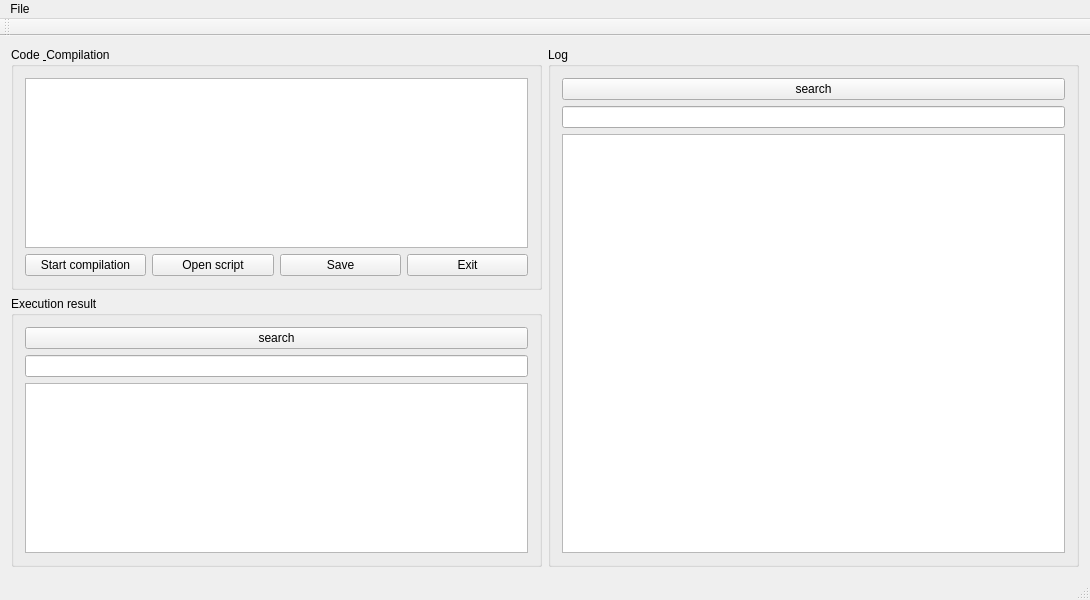
<?xml version="1.0" encoding="UTF-8"?>
<ui version="4.0">
 <class>MainWindow</class>
 <widget class="QMainWindow" name="MainWindow">
  <property name="geometry">
   <rect>
    <x>0</x>
    <y>0</y>
    <width>1090</width>
    <height>600</height>
   </rect>
  </property>
  <property name="minimumSize">
   <size>
    <width>800</width>
    <height>600</height>
   </size>
  </property>
  <property name="windowTitle">
   <string>MainWindow</string>
  </property>
  <widget class="QWidget" name="centralWidget">
   <layout class="QHBoxLayout" name="horizontalLayout_3">
    <item>
     <layout class="QHBoxLayout" name="horizontalLayout_2">
      <item>
       <layout class="QVBoxLayout" name="verticalLayout_4">
        <item>
         <widget class="QGroupBox" name="groupBox">
          <property name="title">
           <string>Code &amp; Compilation</string>
          </property>
          <layout class="QVBoxLayout" name="verticalLayout_2">
           <item>
            <widget class="QTextEdit" name="textEdit_code"/>
           </item>
           <item>
            <layout class="QHBoxLayout" name="horizontalLayout">
             <item>
              <widget class="QPushButton" name="pushButton">
               <property name="text">
                <string>Start compilation</string>
               </property>
              </widget>
             </item>
             <item>
              <widget class="QPushButton" name="pushButton_open_script">
               <property name="text">
                <string>Open script</string>
               </property>
              </widget>
             </item>
             <item>
              <widget class="QPushButton" name="pushButton_savescript">
               <property name="text">
                <string>Save</string>
               </property>
              </widget>
             </item>
             <item>
              <widget class="QPushButton" name="pushButton_2">
               <property name="text">
                <string>Exit</string>
               </property>
              </widget>
             </item>
            </layout>
           </item>
          </layout>
         </widget>
        </item>
        <item>
         <widget class="QGroupBox" name="groupBox_3">
          <property name="title">
           <string>Execution result</string>
          </property>
          <layout class="QVBoxLayout" name="verticalLayout_3">
           <item>
            <widget class="QPushButton" name="pushButton_exe_search">
             <property name="text">
              <string>search</string>
             </property>
            </widget>
           </item>
           <item>
            <widget class="QLineEdit" name="lineEdit_execution_search"/>
           </item>
           <item>
            <widget class="QTextEdit" name="textEdit_execution"/>
           </item>
          </layout>
         </widget>
        </item>
       </layout>
      </item>
      <item>
       <widget class="QGroupBox" name="groupBox_2">
        <property name="title">
         <string>Log</string>
        </property>
        <layout class="QVBoxLayout" name="verticalLayout">
         <item>
          <widget class="QPushButton" name="pushButton_log_search">
           <property name="text">
            <string>search</string>
           </property>
          </widget>
         </item>
         <item>
          <widget class="QLineEdit" name="lineEdit_log_search"/>
         </item>
         <item>
          <widget class="QTextEdit" name="textEdit_log"/>
         </item>
        </layout>
       </widget>
      </item>
     </layout>
    </item>
   </layout>
  </widget>
  <widget class="QMenuBar" name="menuBar">
   <property name="geometry">
    <rect>
     <x>0</x>
     <y>0</y>
     <width>1090</width>
     <height>22</height>
    </rect>
   </property>
   <widget class="QMenu" name="menuFile">
    <property name="title">
     <string>File</string>
    </property>
    <addaction name="actionOpen_2"/>
   </widget>
   <addaction name="menuFile"/>
  </widget>
  <widget class="QToolBar" name="mainToolBar">
   <attribute name="toolBarArea">
    <enum>TopToolBarArea</enum>
   </attribute>
   <attribute name="toolBarBreak">
    <bool>false</bool>
   </attribute>
  </widget>
  <widget class="QStatusBar" name="statusBar"/>
  <action name="actionOpen">
   <property name="text">
    <string>Open</string>
   </property>
  </action>
  <action name="actionOpen_2">
   <property name="text">
    <string>Open</string>
   </property>
  </action>
 </widget>
 <layoutdefault spacing="6" margin="11"/>
 <resources/>
 <connections/>
</ui>
